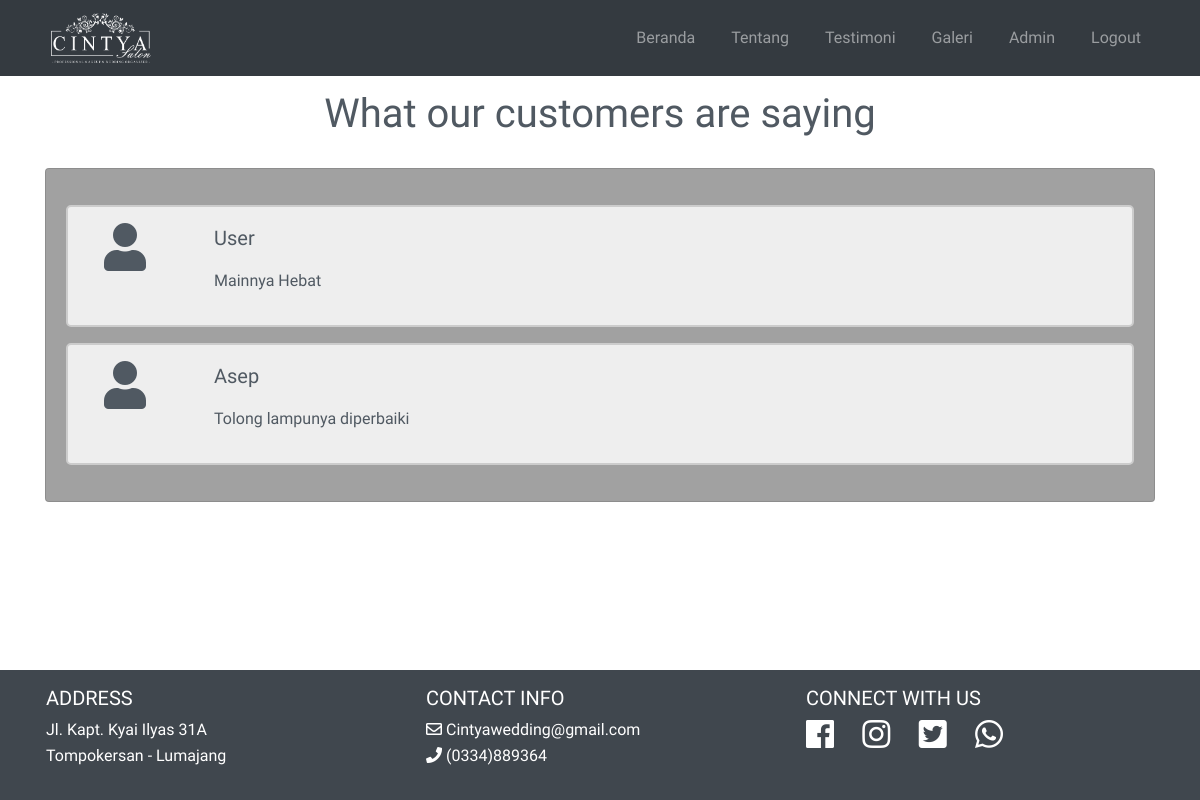
The page /testimoni.php (signed in) on the database its author committed.
### tables this page shows
CREATE TABLE `pemesanan` (
  `id_pemesanan` int(255) NOT NULL,
  `catatan` varchar(255) DEFAULT NULL,
  `id_paket` int(11) NOT NULL,
  `tgl_pesan` date NOT NULL,
  `tgl_kembali` date NOT NULL,
  `status` varchar(255) NOT NULL DEFAULT 'Waiting',
  `lokasi` varchar(255) NOT NULL,
  `bukti_pembayaran` varchar(255) DEFAULT NULL,
  `testimoni` longtext DEFAULT NULL,
  `user_id` int(11) NOT NULL
);

CREATE TABLE `user` (
  `id_user` int(11) NOT NULL,
  `type` enum('admin','customer') NOT NULL DEFAULT 'customer',
  `username` varchar(45) NOT NULL,
  `password` varchar(45) NOT NULL,
  `nama` varchar(255) DEFAULT NULL,
  `alamat` varchar(255) DEFAULT NULL,
  `no_telp` varchar(45) DEFAULT NULL,
  `email` varchar(45) DEFAULT NULL
);

### testimoni.php (the view, shortened to what this page needs)
<!DOCTYPE html>
<html>
<head>
    <link rel="stylesheet" href="https://maxcdn.bootstrapcdn.com/bootstrap/4.0.0/css/bootstrap.min.css">
    <link rel="stylesheet" href="https://cdnjs.cloudflare.com/ajax/libs/baguettebox.js/1.10.0/baguetteBox.min.css" />
    <link rel="stylesheet" href="css/grid-gallery.css">
    <?php include 'includes/head.php' ?>
    <link rel="stylesheet" href="https://use.fontawesome.com/releases/v5.5.0/css/all.css" />
</head>
<body>
    <?php include 'includes/navbar.php' ?>
    <?php
    $query = "SELECT * FROM pemesanan";
    $result = mysqli_query($con, $query);
    ?>
    <section class="gallery-block grid-gallery">
        <div class="container">
            <h1 class="text-center" style="margin-top:30px; margin-bottom:30px">What our customers are saying</h1>
            <div class="card" style="background-color: rgba(0, 0, 0, 0.37)">
                <div class="card-body">
                    <div class="panel panel-default">
                        <div class="panel-body">
                            <?php
                            if (mysqli_num_rows($result) > 0) {
                                while ($row = mysqli_fetch_assoc($result)) {
                                    $user_id = $row["user_id"];
                                    $query2 = "SELECT * FROM user WHERE id_user = '$user_id'";
                                    $result2 = mysqli_query($con, $query2);
                                    $user = mysqli_fetch_assoc($result2);
                                    if ($row["testimoni"] != null) { ?>
                                        <div class="testimoni" style="border: 2px solid #ccc; background-color: #eee; border-radius: 5px; padding: 16px; margin: 16px 0">
                                            <i class='fas fa-user' style='font-size:48px; width:90px; float: left; margin-left: 20px; margin-right: 20px; border-radius: 50%;'></i>
                                            <p><span style="font-size: 20px;margin-right: 15px;"><?php echo $user["nama"] ?></p>
                                            <p><?php echo $row["testimoni"] ?></p>
                                        </div>
                            <?php }
                                }
                            }
                            ?>
                        </div>
                    </div>
                </div>
            </div>
        </div>
    </section>
    <?php include 'includes/footer.php' ?>
</body>
</html>

### css/grid-gallery.css (style rules this page uses)
.gallery-block.grid-gallery { padding-bottom: 60px; padding-top: 60px; }

### css/style.css (style rules this page uses)
body { overflow-x: hidden; font-family: 'Varela Round', sans-serif; color: #505962; }

### testimoni.php (style rules this page uses)
body { height: 100vh; display: flex; flex-direction: column; justify-content: space-between; background: url("img/bgbg.png"); background-size: cover; }

### rows shown on the page
pemesanan: user.nama "User", testimoni "Mainnya Hebat"
pemesanan: user.nama "Asep", testimoni "Tolong lampunya diperbaiki"
